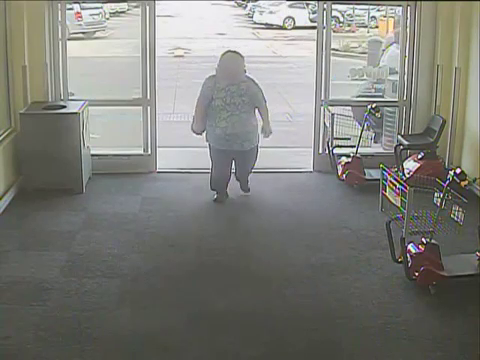
#> input picture frame 8 of entryDoor.mp4, 480 x 360 px, given in place of airport_footage.mp4, which was not available
$ python imageCompare.py   (Python 2 division)   (older library calls are emulated)
#> lines starting #> are read from the running program, lines starting #| are printed output that depends on the picture; after the words box and inside, x2 and y2 are one past the last pixel; in counts of white or black regions, pixels touching at a corner belong together
from PIL import Image
import numpy as np
import cv2

faceDetect = cv2.CascadeClassifier('haarcascade_frontalface_default.xml')
cam = cv2.VideoCapture('airport_footage.mp4')

def dhash(image, hash_size = 8):
        # Grayscale and shrink the image in one step.
        image = image.convert('L').resize(
            (hash_size + 1, hash_size),
            Image.ANTIALIAS,
        )

        pixels = list(image.getdata())

        # Compare adjacent pixels.
        difference = []
        for row in xrange(hash_size):
            for col in xrange(hash_size):
                pixel_left = image.getpixel((col, row))
                pixel_right = image.getpixel((col + 1, row))
                difference.append(pixel_left > pixel_right)

        # Convert the binary array to a hexadecimal string.
        decimal_value = 0
        hex_string = []
        for index, value in enumerate(difference):
            if value:
                decimal_value += 2**(index % 8)
            if (index % 8) == 7:
                hex_string.append(hex(decimal_value)[2:].rjust(2, '0'))
                decimal_value = 0

        return ''.join(hex_string)

def hamming2(s1, s2):
    """Calculate the Hamming distance between two bit strings"""
    assert len(s1) == len(s2)

    return sum(c1 != c2 for c1, c2 in zip(s1, s2))

while(cam.isOpened()):
    ret, img = cam.read();
#> img is the input picture: shape (360, 480, 3); mean B, G, R 121, 126.4, 125.7
    gray = cv2.cvtColor(img, cv2.COLOR_BGR2GRAY);
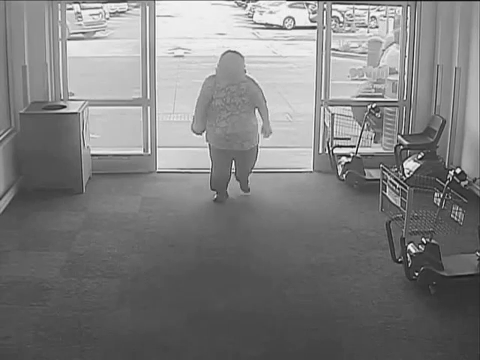
#> gray: shape (360, 480); min 8, max 255, mean 125.5
    faces = faceDetect.detectMultiScale(gray, 1.3, 5);
#> faces = ()
    for(x,y,w,h) in faces:
        cv2.rectangle(img, (x,y),(x+w,y+h), (0,255,0), 2)
        image = Image.fromarray(img[y:y+h,x:x+w])
        print dhash(image)
#> this loop made 0 passes
    cv2.namedWindow('faceDetector',cv2.WINDOW_NORMAL);
    cv2.resizeWindow('faceDetector', 600,300);
    cv2.imshow("faceDetector", img);

    if(cv2.waitKey(1) == ord('q')):
#> (key q is pressed here)
        break;

cam.release()
cv2.destroyAllWindows()

$ run again, starting later in the video
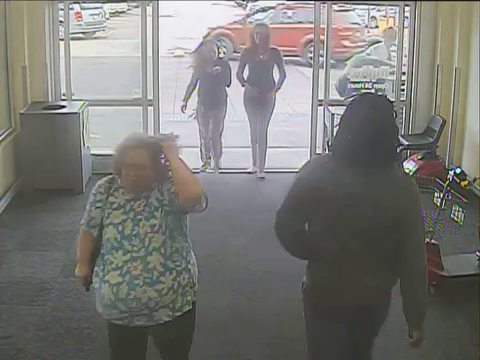
#> input picture frame 40 of entryDoor.mp4, 480 x 360 px, given in place of airport_footage.mp4, which was not available
#> img is the input picture: shape (360, 480, 3); mean B, G, R 117.5, 121.3, 121.7
#> `gray = cv2.cvtColor(img, cv2.COLOR_BGR2GRAY);`:
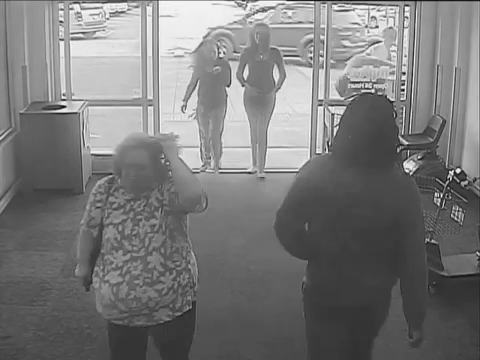
#> gray: shape (360, 480); min 8, max 255, mean 120.9
#> faces = ()

$ run again, starting later in the video
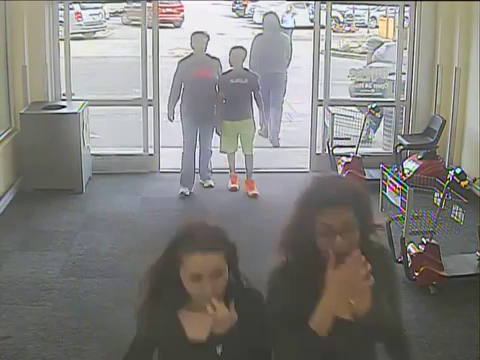
#> input picture frame 71 of entryDoor.mp4, 480 x 360 px, given in place of airport_footage.mp4, which was not available
#> img is the input picture: shape (360, 480, 3); mean B, G, R 125.3, 128.6, 129.9
#> faces = [[179, 255, 57, 57]]
#> the loop `for(x,y,w,h) in faces:` made 1 pass
#> (x, y, w, h) on pass 1: (179, 255, 57, 57)
#> (printed output is left out)
#> pass 1, `image = Image.fromarray(img[y:y+h,x:x+w])`:
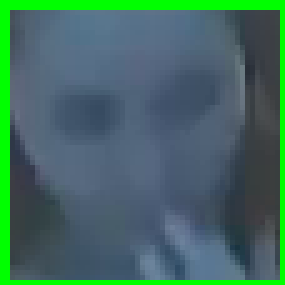
#> image: PIL image 57x57 RGB (shown 5 times larger); mean R, G, B 66.2, 107.5, 97
#> after the loop `for(x,y,w,h) in faces:`:
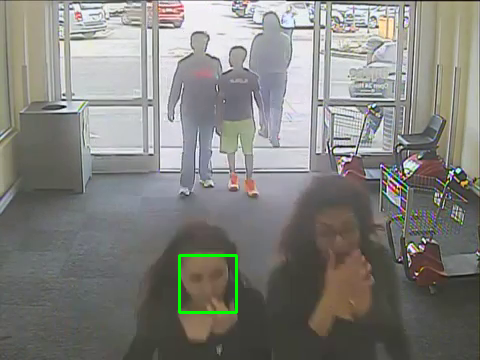
#> img: shape (360, 480, 3); 0.39% of pixels changed, all inside (x1, y1, x2, y2) = (178, 254, 238, 314)
